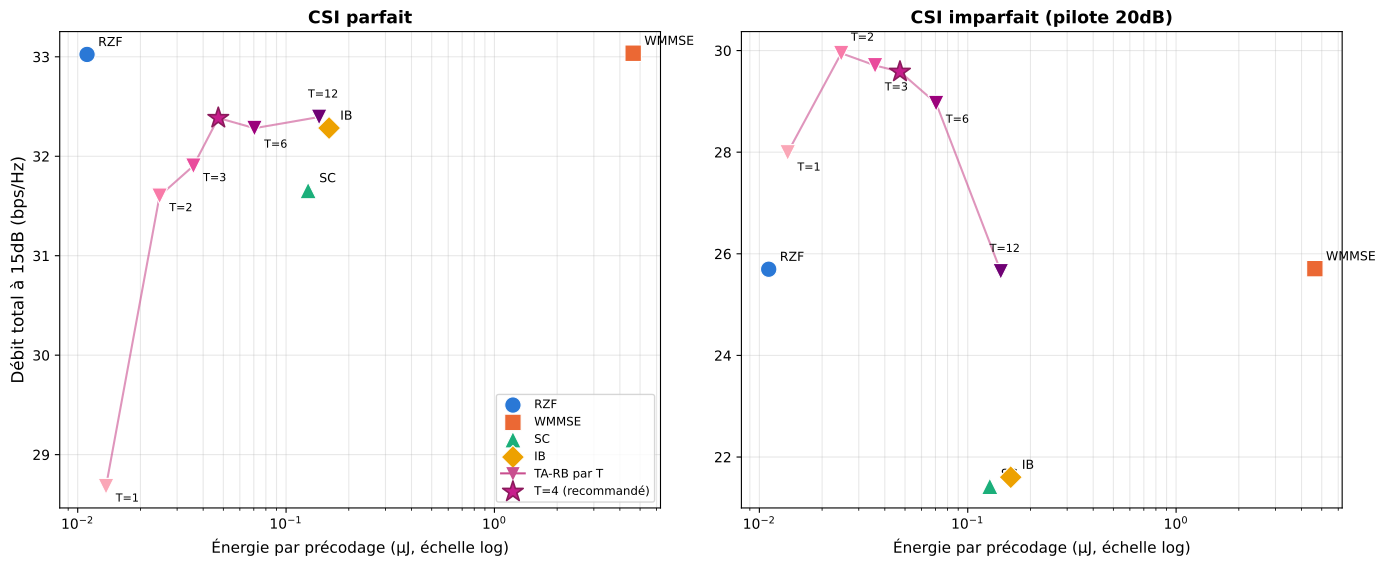

The script that saved this image:
"""
figB_pareto_energy_T.py — Figure B, double panneau (demande utilisateur) :
Pareto débit/énergie, UMi (M=8, K=4) -- **gauche : CSI parfait**,
**droite : CSI imparfait** (pilote 20dB), même structure (RZF, WMMSE,
SC, IB, TA-RB par T ∈ {1,2,3,4,6,12}, débit à 15dB). Énergie par
précodage identique dans les deux panneaux (dépend de l'architecture,
pas du CSI). **T=4 mis en avant** comme point de fonctionnement
recommandé (meilleure moyenne %WMMSE du sweep CSI parfait ET moins
cher que T=6/T=12).

Usage: python3 figB_pareto_energy_T.py  (depuis results/figures_final/, CPU)
"""
import json
import numpy as np
import matplotlib
matplotlib.use('Agg')
import matplotlib.pyplot as plt
import matplotlib.cm as cm

DATA_DIR = '../../'

COLORS = {'RZF': '#2a78d6', 'WMMSE': '#eb6834', 'SC': '#1baf7a', 'IB': '#eda100'}
MARKERS = {'RZF': 'o', 'WMMSE': 's', 'SC': '^', 'IB': 'D'}
T_VALUES = [1, 2, 3, 4, 6, 12]
T_RECOMMENDED = 4
LABEL_OFFSETS = {1: (7, -11), 2: (7, -11), 3: (7, -11), 6: (7, -14), 12: (-8, 14)}

classical = np.load(DATA_DIR + 'classical_comparison_M8K4.npy', allow_pickle=True).item()
snr_classical = classical['snr']

single_evals = json.load(open(DATA_DIR + 'diag_front_a_signed_attn.json'))['evals']
intra_evals = json.load(open(DATA_DIR + 'diag_front_a_signed_attn_intra_rb.json'))['evals']
energy_v2 = json.load(open(DATA_DIR + 'complexity_energy_signed_attn_v2.json'))
energy_by_method = {r['method']: r for r in energy_v2 if r['precision'] == 'INT8'}
energy_fp32 = {r['method']: r for r in energy_v2 if r['precision'] == 'FP32'}
energy_per_T = json.load(open(DATA_DIR + 'energy_per_T_signed_attn.json'))
tsweep = {T: json.load(open(DATA_DIR + f'diag_tarb_residual_signed_attn_T{T}_train.json'))
          for T in T_VALUES}

e_rzf = energy_fp32['RZF']['energy_uj']
e_wmmse = energy_fp32['WMMSE (I=10)']['energy_uj']
e_sc = energy_by_method['SingleSC-signed_attn']['energy_uj']
e_ib = energy_by_method['IntraRB-signed_attn']['energy_uj']
e_T = {T: energy_per_T[str(T)]['energy_int8_uJ'] for T in T_VALUES}

# -- CSI parfait : débit à 15dB --
rate15_rzf = float(np.interp(15.0, snr_classical, classical['rzf_full']))
rate15_wmmse = float(np.interp(15.0, snr_classical, classical['wmmse']))
perfect_rates = {'RZF': rate15_rzf, 'WMMSE': rate15_wmmse,
                  'SC': single_evals['15.0'], 'IB': intra_evals['15.0']}
perfect_tsweep = {T: tsweep[T]['evals']['15.0'] for T in T_VALUES}

# -- CSI imparfait (pilote 20dB) : débit à 15dB -- T=4 déjà dans le sweep
# signed_attn (Figure A), T∈{1,2,3,6,12} calculés séparément (diag_csi_
# imperfect_tsweep.py) pour compléter la courbe Pareto --
csi_imp = json.load(open(DATA_DIR + 'diag_csi_imperfect_signed_attn_sweep.json'))
imperfect_rates = {'RZF': csi_imp['RZF']['15.0']['pilot20dB'],
                    'WMMSE': csi_imp['WMMSE']['15.0']['pilot20dB'],
                    'SC': csi_imp['SingleSC']['15.0']['pilot20dB'],
                    'IB': csi_imp['IntraRB']['15.0']['pilot20dB']}
imperfect_tsweep = {4: csi_imp['TA_RB_residual']['15.0']['pilot20dB']}
for T in T_VALUES:
    if T == 4:
        continue
    d = json.load(open(DATA_DIR + f'diag_csi_imperfect_tsweep_T{T}.json'))
    imperfect_tsweep[T] = d['results']['15.0']['pilot20dB']


def plot_panel(ax, rates, tsweep_rates, title):
    cmap = cm.get_cmap('RdPu')
    shades = [cmap(0.35 + 0.55 * i / (len(T_VALUES) - 1)) for i in range(len(T_VALUES))]

    ax.scatter(e_rzf, rates['RZF'], s=140, color=COLORS['RZF'], marker=MARKERS['RZF'],
               label='RZF', zorder=3, edgecolors='white', linewidths=0.8)
    ax.annotate('RZF', (e_rzf, rates['RZF']), textcoords='offset points', xytext=(8, 6), fontsize=9)
    ax.scatter(e_wmmse, rates['WMMSE'], s=140, color=COLORS['WMMSE'], marker=MARKERS['WMMSE'],
               label='WMMSE', zorder=3, edgecolors='white', linewidths=0.8)
    ax.annotate('WMMSE', (e_wmmse, rates['WMMSE']), textcoords='offset points', xytext=(8, 6), fontsize=9)
    ax.scatter(e_sc, rates['SC'], s=140, color=COLORS['SC'], marker=MARKERS['SC'],
               label='SC', zorder=3, edgecolors='white', linewidths=0.8)
    ax.annotate('SC', (e_sc, rates['SC']), textcoords='offset points', xytext=(8, 6), fontsize=9)
    ax.scatter(e_ib, rates['IB'], s=140, color=COLORS['IB'], marker=MARKERS['IB'],
               label='IB', zorder=3, edgecolors='white', linewidths=0.8)
    ax.annotate('IB', (e_ib, rates['IB']), textcoords='offset points', xytext=(8, 6), fontsize=9)

    e_line = [e_T[T] for T in T_VALUES]
    r_line = [tsweep_rates[T] for T in T_VALUES]
    ax.plot(e_line, r_line, color='#c94f8f', linestyle='-', linewidth=1.5, zorder=2, alpha=0.6)
    for T, e, r, c in zip(T_VALUES, e_line, r_line, shades):
        if T == T_RECOMMENDED:
            continue
        ax.scatter(e, r, s=130, color=c, marker='v', zorder=4, edgecolors='white', linewidths=0.8)
        ax.annotate(f'T={T}', (e, r), textcoords='offset points', xytext=LABEL_OFFSETS[T], fontsize=8)
    ax.plot([], [], color='#c94f8f', marker='v', linestyle='-', linewidth=1.5, markersize=8,
            label='TA-RB par T')

    i4 = T_VALUES.index(T_RECOMMENDED)
    ax.scatter(e_line[i4], r_line[i4], s=240, color=shades[i4], marker='*', zorder=5,
               edgecolors='#8b1a5c', linewidths=1.2, label=f'T={T_RECOMMENDED} (recommandé)')
    # pas d'étiquette texte ici (le marqueur étoile + la légende suffisent --
    # évite toute collision avec les T voisins, qui se resserrent différemment
    # selon le panneau CSI parfait/imparfait)

    ax.set_xscale('log')
    ax.set_xlabel('Énergie par précodage (µJ, échelle log)', fontsize=11)
    ax.set_title(title, fontsize=12.5, fontweight='bold')
    ax.grid(True, alpha=0.3, which='both')


fig, (ax1, ax2) = plt.subplots(1, 2, figsize=(14, 5.8))
plot_panel(ax1, perfect_rates, perfect_tsweep, 'CSI parfait')
ax1.set_ylabel('Débit total à 15dB (bps/Hz)', fontsize=12)
ax1.legend(fontsize=8.5, loc='lower right')
plot_panel(ax2, imperfect_rates, imperfect_tsweep, 'CSI imparfait (pilote 20dB)')

fig.tight_layout()
fig.savefig('figB_pareto_energy_T.png', dpi=200, bbox_inches='tight')
fig.savefig('figB_pareto_energy_T.pdf', bbox_inches='tight')
plt.close(fig)

out = {'perfect': {'RZF': {'energy_uj': e_rzf, 'rate15': perfect_rates['RZF']},
                    'WMMSE': {'energy_uj': e_wmmse, 'rate15': perfect_rates['WMMSE']},
                    'SC': {'energy_uj': e_sc, 'rate15': perfect_rates['SC']},
                    'IB': {'energy_uj': e_ib, 'rate15': perfect_rates['IB']},
                    'TA_RB_by_T': {str(T): {'energy_uj': e_T[T], 'rate15': perfect_tsweep[T],
                                             'recommended': (T == T_RECOMMENDED)} for T in T_VALUES}},
       'imperfect_pilot20dB': {'RZF': {'energy_uj': e_rzf, 'rate15': imperfect_rates['RZF']},
                                'WMMSE': {'energy_uj': e_wmmse, 'rate15': imperfect_rates['WMMSE']},
                                'SC': {'energy_uj': e_sc, 'rate15': imperfect_rates['SC']},
                                'IB': {'energy_uj': e_ib, 'rate15': imperfect_rates['IB']},
                                'TA_RB_by_T': {str(T): {'energy_uj': e_T[T], 'rate15': imperfect_tsweep[T],
                                                         'recommended': (T == T_RECOMMENDED)} for T in T_VALUES}}}
with open('figB_pareto_energy_T.json', 'w') as f:
    json.dump(out, f, indent=2)
print('✅ Figure B -> figB_pareto_energy_T.{png,pdf,json}')
